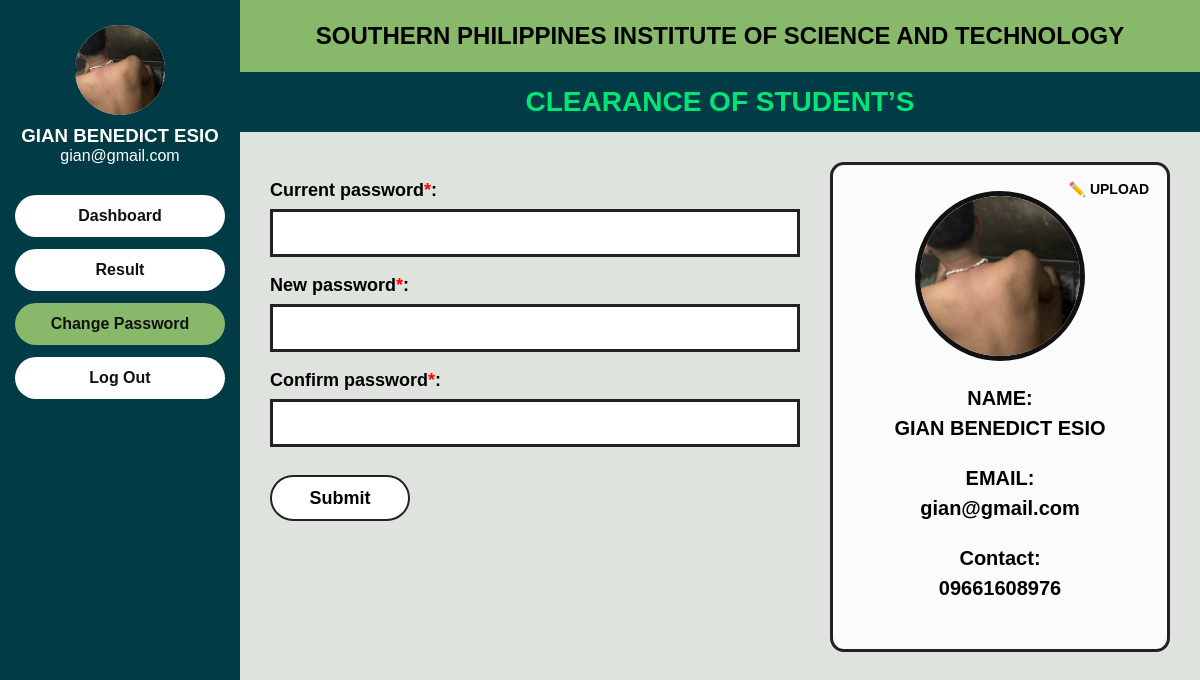
Page /clearance_system/dashboard/change_password.php (signed in) on the committed database.
### tables this page shows
CREATE TABLE `users` (
  `id` int(11) NOT NULL,
  `firstname` varchar(100) DEFAULT NULL,
  `lastname` varchar(100) DEFAULT NULL,
  `email` varchar(100) DEFAULT NULL,
  `contact_number` varchar(20) DEFAULT NULL,
  `password` varchar(255) DEFAULT NULL,
  `role` enum('student','teacher') DEFAULT NULL,
  `course` varchar(50) DEFAULT NULL,
  `created_at` timestamp NOT NULL DEFAULT current_timestamp(),
  `profile_photo` varchar(255) DEFAULT NULL
);

### clearance_system/dashboard/change_password.php (the view, shortened to what this page needs)
<?php
include("../config/db.php");
$user_id = $_SESSION['user_id'];
$role = $_SESSION['role'];
if ($role === 'admin') {
    $stmt = $conn->prepare("SELECT * FROM admin WHERE id = ?");
} else {
    $stmt = $conn->prepare("SELECT * FROM users WHERE id = ?");
}
$stmt->bind_param("i", $user_id);
$stmt->execute();
$user = $stmt->get_result()->fetch_assoc();
$photo = !empty($user['profile_photo'])
    ? "../assets/uploads/profile/" . $user['profile_photo']
    : "../assets/southern.png";
?>
<!DOCTYPE html>
<html lang="en">
<head>
    <link rel="stylesheet" href="../assets/style.css">
</head>
<body>
<div class="student-wrapper">
    <div class="student-sidebar">
        <div class="student-profile">
            <div class="student-avatar">
                <img src="<?php echo htmlspecialchars($photo); ?>" alt="Profile Photo">
            </div>
            <h3><?php echo htmlspecialchars($_SESSION['name']); ?></h3>
            <?php if ($role !== 'admin' && !empty($user['email'])): ?>
                <p><?php echo htmlspecialchars($user['email']); ?></p>
            <?php endif; ?>
        </div>
        <?php if ($role === 'student'): ?>
            <a href="student.php" class="side-btn">Dashboard</a>
            <a href="student_result.php" class="side-btn">Result</a>
        <?php elseif ($role === 'teacher'): ?>
            <a href="teacher.php" class="side-btn">Dashboard</a>
        <?php elseif ($role === 'admin'): ?>
            <a href="admin.php" class="side-btn">Dashboard</a>
        <?php endif; ?>
        <a href="change_password.php" class="side-btn active">Change Password</a>
        <a href="../auth/logout.php" class="side-btn">Log Out</a>
    </div>
    <div class="student-main">
        <div class="student-header-top">SOUTHERN PHILIPPINES INSTITUTE OF SCIENCE AND TECHNOLOGY</div>
        <div class="student-header-bottom">CLEARANCE OF STUDENT’S</div>
        <div class="change-password-layout">
            <div class="change-password-form-box">
                <form method="POST">
                    <label>Current password<span class="required-star">*</span>:</label>
                    <input type="password" name="current_password" required>
                    <label>New password<span class="required-star">*</span>:</label>
                    <input type="password" name="new_password" required>
                    <label>Confirm password<span class="required-star">*</span>:</label>
                    <input type="password" name="confirm_password" required>
                    <button type="submit" class="change-submit-btn">Submit</button>
                </form>
            </div>
            <div class="change-password-info-box">
                <form action="upload_photo.php" method="POST" enctype="multipart/form-data" class="upload-photo-form">
                    <label for="fileInput" class="upload-btn">✏️ UPLOAD</label>
                </form>
                <div class="change-profile-circle">
                    <img src="<?php echo htmlspecialchars($photo); ?>" alt="Profile Photo">
                </div>
                <div class="change-user-info">
                    <p><strong>NAME:</strong><br><?php echo htmlspecialchars($_SESSION['name']); ?></p>
                    <?php if (!empty($user['email'])): ?>
                        <p><strong>EMAIL:</strong><br><?php echo htmlspecialchars($user['email']); ?></p>
                    <?php endif; ?>
                    <?php if ($role !== 'admin' && !empty($user['contact_number'])): ?>
                        <p><strong>Contact:</strong><br><?php echo htmlspecialchars($user['contact_number']); ?></p>
                    <?php endif; ?>
                </div>
            </div>
        </div>
    </div>
</div>
</body>
</html>

### clearance_system/assets/style.css (style rules this page uses)
* { margin: 0; padding: 0; box-sizing: border-box; font-family: Arial, sans-serif; }
* { margin: 0; padding: 0; box-sizing: border-box; }
body { font-family: Arial, sans-serif; background: #e9e9e9; }
.side-btn, .course-btn { display: block; width: 100%; text-align: center; background: white; color: #111; text-decoration: none; padding: 12px; border-radius: 25px; margin: 12px 0; font-weight: bold; border: none; }
.side-btn.active, .course-btn.active { background: #88b96b; }
.student-wrapper { display: flex; min-height: 100vh; background: #dfe3de; }
.student-sidebar { width: 240px; background: #003b46; color: #fff; padding: 25px 15px; }
.student-profile { text-align: center; margin-bottom: 30px; }
.student-main { flex: 1; }
.student-header-top { background: #88b96b; text-align: center; padding: 22px; font-size: 24px; font-weight: bold; }
.student-header-bottom { background: #003b46; color: #00e676; text-align: center; padding: 14px; font-size: 28px; font-weight: bold; }
.student-avatar { width: 80px; height: 80px; margin: 0 auto 10px; border-radius: 50%; background: #fff; color: #003b46; display: flex; align-items: center; justify-content: center; font-size: 38px; }
.change-password-layout { display: flex; gap: 30px; padding: 30px; flex-wrap: wrap; }
.change-password-form-box, .change-password-info-box { position: relative; }
.upload-photo-form { position: absolute; top: 15px; right: 18px; z-index: 10; }
.upload-btn { cursor: pointer; font-weight: 700; font-size: 14px; color: #000; display: inline-block; }
.change-profile-circle { width: 220px; height: 220px; margin: 30px auto 20px; border: 5px solid #000; border-radius: 50%; overflow: hidden; background: #fff; display: flex; align-items: center; justify-content: center; }
.change-profile-circle img { width: 100%; height: 100%; object-fit: cover; display: block; }
.student-avatar { width: 90px; height: 90px; margin: 0 auto 10px; border-radius: 50%; overflow: hidden; background: #fff; display: flex; align-items: center; justify-content: center; }
.student-avatar img { width: 100%; height: 100%; object-fit: cover; display: block; }
.change-password-info-box { background: rgba(255,255,255,0.85); border: 3px solid #222; border-radius: 14px; padding: 26px; }
.change-password-form-box { flex: 1; min-width: 320px; }
.change-password-info-box { width: 340px; text-align: center; }
.change-password-form-box label { display: block; font-size: 18px; font-weight: bold; margin-bottom: 8px; margin-top: 18px; }
.change-password-form-box input { width: 100%; height: 48px; border: 3px solid #222; padding: 0 12px; font-size: 18px; background: #fff; }
.required-star { color: red; }
.change-submit-btn { margin-top: 28px; min-width: 140px; height: 46px; border: 2px solid #222; border-radius: 30px; background: #fff; font-size: 18px; font-weight: bold; cursor: pointer; }
.change-profile-circle { width: 170px; height: 170px; border: 5px solid #111; border-radius: 50%; display: flex; align-items: center; justify-content: center; font-size: 80px; margin: 0 auto 22px; background: #fff; }
.change-user-info p { font-size: 20px; font-weight: bold; line-height: 1.5; margin-bottom: 20px; }

### rows in the picture
users: profile_photo (picture), email "gian@gmail.com", contact_number "09661608976"

### other values in the picture
$_SESSION['name'] "GIAN BENEDICT ESIO"
